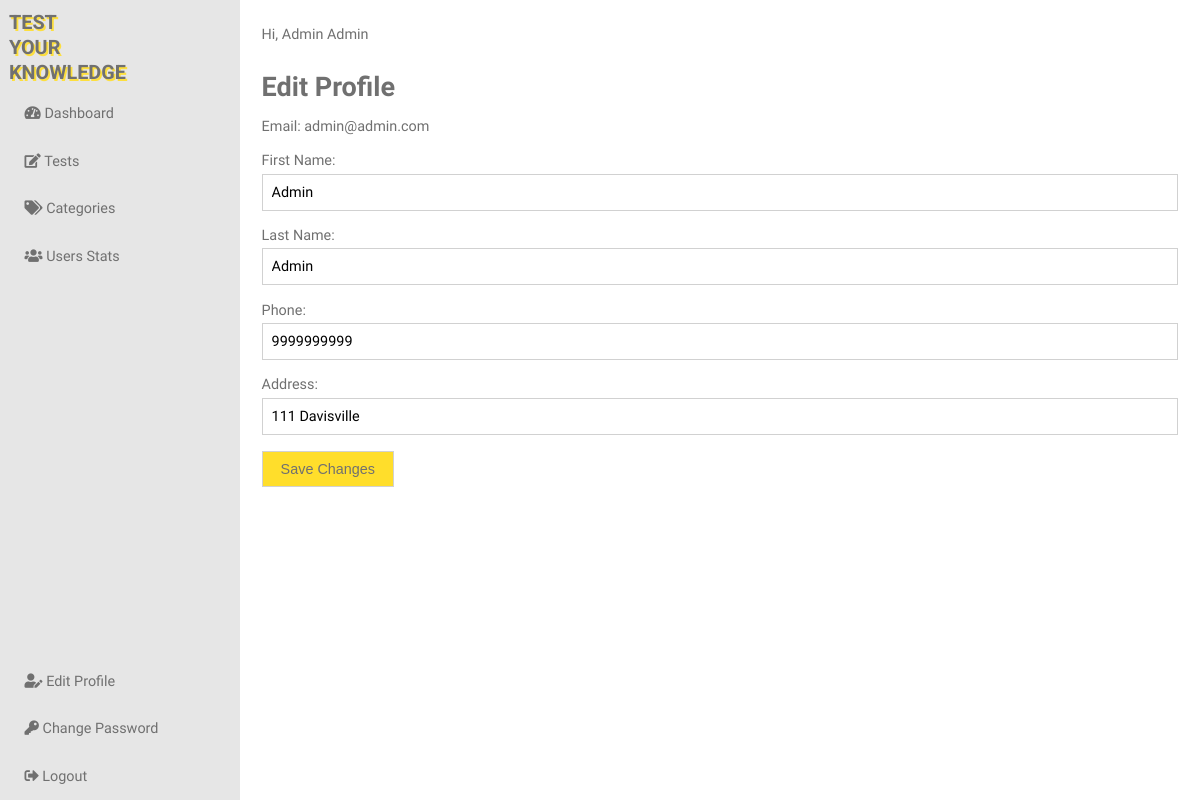
The app's page /user-edit.php (signed in) with its own data.
### tables this page shows
CREATE TABLE IF NOT EXISTS `tb_users` (
  `id` int(11) NOT NULL AUTO_INCREMENT,
  `firstName` varchar(30) NOT NULL,
  `lastName` varchar(30) NOT NULL,
  `email` varchar(100) NOT NULL,
  `password` varchar(60) NOT NULL,
  `phone` varchar(15) DEFAULT NULL,
  `address` varchar(100) DEFAULT NULL,
  `status` tinyint(1) NOT NULL DEFAULT '0',
  `admin` tinyint(1) NOT NULL DEFAULT '0',
  `createdDate` timestamp NOT NULL DEFAULT CURRENT_TIMESTAMP,
  `modifiedDate` timestamp NOT NULL DEFAULT CURRENT_TIMESTAMP,
  `lastLogin` timestamp NOT NULL DEFAULT CURRENT_TIMESTAMP,
  PRIMARY KEY (`id`)
);

### model/database.php (called while the page is built, shortened)
<?php
class Database {
    public $connection;
    public function getConnection(){
        $this->connection = new mysqli(DB_HOST, DB_USER, DB_PASSWORD, DB_NAME);
    }
    public function escape_string($string){
        $escaped_string = $this->connection->real_escape_string($string);
        return $escaped_string;
    }
    public function prepare($query){
        return $this->connection->prepare($query);
    }
}
$database = new Database();
?>

### model/users.php (called while the page is built, shortened)
<?php
class User {
    private $firstName;
    private $lastName;
    private $phone;
    private $address;
    public function getFirstName(){
        return $this->firstName;
    }
    public function setFirstName($firstName){
        $this->firstName = $firstName;
    }
    public function getLastName(){
        return $this->lastName;
    }
    public function setLastName($lastName){
        $this->lastName = $lastName;
    }
    public function getPhone(){
        return $this->phone;
    }
    public function setPhone($phone){
        $this->phone = $phone;
    }
    public function getAddress(){
        return $this->address;
    }
    public function setAddress($address){
        $this->address = $address;
    }
    public static function getUserData() {
        global $database;
        $email = $_SESSION['email'];
        $email = $database->escape_string($email);
        $userObject = new self;
        if($stmt = $database->prepare("SELECT id, firstName, lastName, email, password, phone, address, status, admin, lastLogin FROM tb_users WHERE email = ?")){
            $stmt->bind_param("s", $email);
            $stmt->execute();
            $stmt->store_result();
            $stmt->bind_result($id, $firstName, $lastName, $email, $password, $phone, $address, $status, $admin, $lastLogin);
            if($stmt->num_rows) {
                $status = ($status ? "Active" : "Inactive");
                $admin = ($admin ? "Yes" : "No");
                $userObject->setId($id);
                $userObject->setFirstName($firstName);
                $userObject->setLastName($lastName);
                $userObject->setEmail($email);
                $userObject->setPassword($password);
                $userObject->setPhone($phone);
                $userObject->setAddress($address);
                $userObject->setStatus($status);
                $userObject->setAdmin($admin);
                $userObject->setLastLogin($lastLogin);
                return $userObject;
            } else {
                $stmt->close();
                logout();
            }
        }
    }
}
?>

### user-edit.php (the view, shortened to what this page needs)
<?php include "view/header.php"; ?>
<?php
if(isset($_POST['submit'])){
    $message = User::updateUser();
} else {
    $user = User::getUserData();
}
?>
<body>
    <div class="container">
        <?php include "view/menu-user.php"; ?>
        <main class="main">
            <?php include "view/welcome.php"; ?>
            <div class="page-title-box">
                <h2 class="page-title">Edit Profile</h2>
            </div>
            <div>
                <p>Email: <?php echo $_SESSION['email']; ?></p><br>
                <form action="user-edit.php" method="post">
                    <div class="form-group">
                        <label for="firstName"><span class="label-text">First Name: </span>
                            <input type="text" name="firstName" class="form-input" placeholder="First Name" pattern="[A-Za-z ]{2,}" title="Must have 2 letters or more" minlength=2 autofocus required
                            value="<?php echo isset($_POST["firstName"]) ? $_POST["firstName"] : $user->getFirstName(); ?>">
                        </label>
                    </div>
                    <div class="form-group">
                        <label for="lastName"><span class="label-text">Last Name: </span>
                            <input type="text" name="lastName" class="form-input" placeholder="Last Name" pattern="[A-Za-z ]{2,}" title="Must have 2 letters or more" minlength=2 required
                            value="<?php echo isset($_POST["lastName"]) ? $_POST["lastName"] : $user->getLastName(); ?>">
                        </label>
                    </div>
                    <div class="form-group">
                        <label for="phone"><span class="label-text">Phone: </span>
                            <input type="tel" name="phone" class="form-input" placeholder="Phone Number" pattern="[0-9]{10}" title="Must have 10 numbers" required
                            value="<?php echo isset($_POST["phone"]) ? $_POST["phone"] : $user->getPhone(); ?>">
                        </label>
                    </div>
                    <div class="form-group">
                        <label for="address"><span class="label-text">Address: </span>
                            <input type="text" name="address" class="form-input" placeholder="Address" pattern="[\w',-\\/.\s]{4,}" title="" minlength=4 required
                            value="<?php echo isset($_POST["address"]) ? $_POST["address"] : $user->getAddress(); ?>">
                        </label>
                    </div>
                    <div class="form-group">
                        <input type="submit" name="submit" class="form-button-small" value="Save Changes">
                    </div>
                </form>
            </div>
        </main>
    </div>
</body>
</html>

### assets/css/style.css (style rules this page uses)
*, *::after, *::before { margin: 0; padding: 0; box-sizing: inherit; }
html { font-size: 62.5%; }
@media only screen and (max-width: 75em) { html { font-size: 56.25%; } }
body { box-sizing: border-box; font-family: "Nanum Gothic", sans-serif; font-size: 1.6rem; color: #707070; }
.form-group { margin-bottom: 1.8rem; }
.form-input { border: 1px solid #D1D1D1; padding: 1rem; outline: none; width: 100%; font-size: 1.6rem; font-family: "Nanum Gothic", sans-serif; }
.label-text { display: inline-block; margin-bottom: .5rem; }
.form-button, .form-button-small, .link-button { background-color: #FFDE2B; padding: 1rem 2rem; font-size: 1.6rem; border: 1px solid #D1D1D1; outline: none; color: #707070; }
.container { min-height: 100vh; display: grid; grid-template-rows: repeat(1, minmax(100vh, max-content)); grid-template-columns: .25fr 1fr; grid-template-areas: "side main"; }
.main { grid-area: main; padding: 2.9rem 2.4rem; }
.page-title { font-size: 3rem; font-weight: 700; }
.page-title-box { width: 100%; margin: 3.1rem 0 1.7rem 0; }

### records on screen
tb_users: firstName "Admin", lastName "Admin", phone "9999999999", address "111 Davisville"

### other values on screen
$_SESSION['firstName'] "Admin"
$_SESSION['lastName'] "Admin"
$_SESSION['email'] "admin@admin.com"
